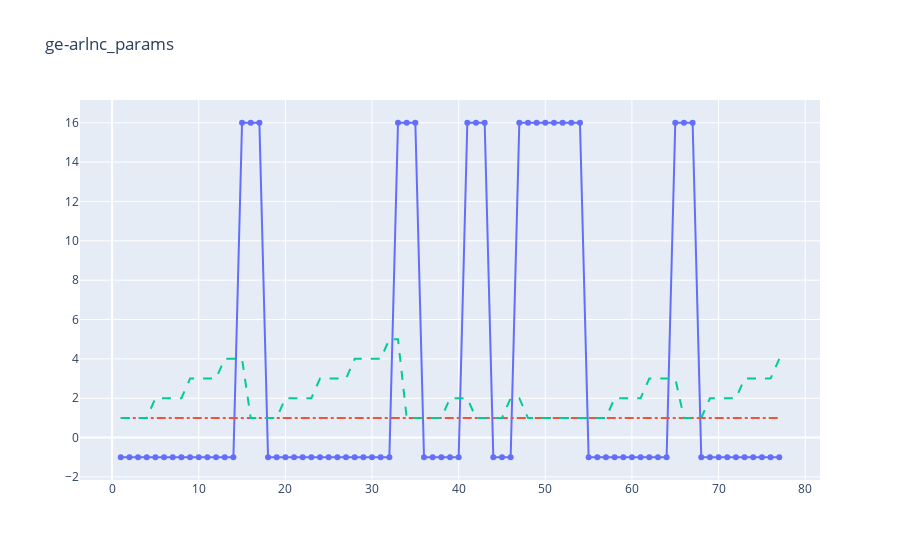
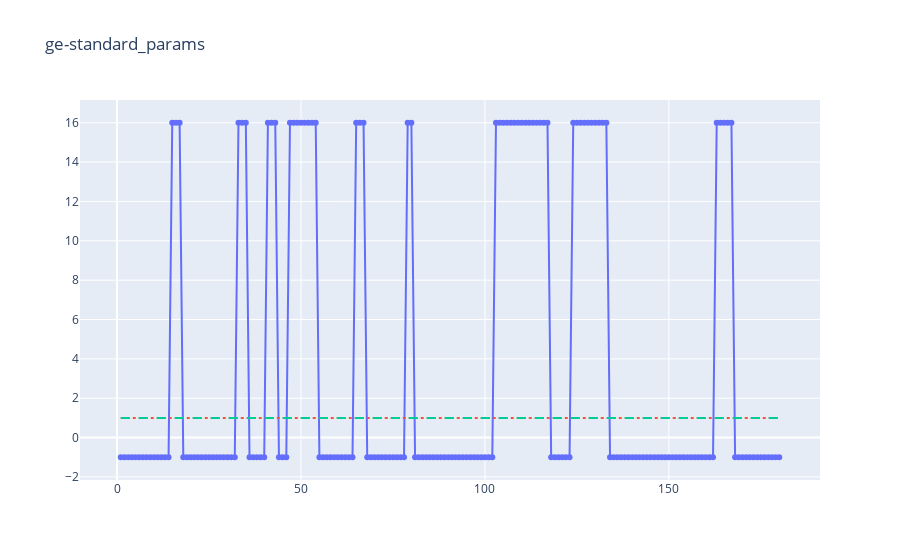
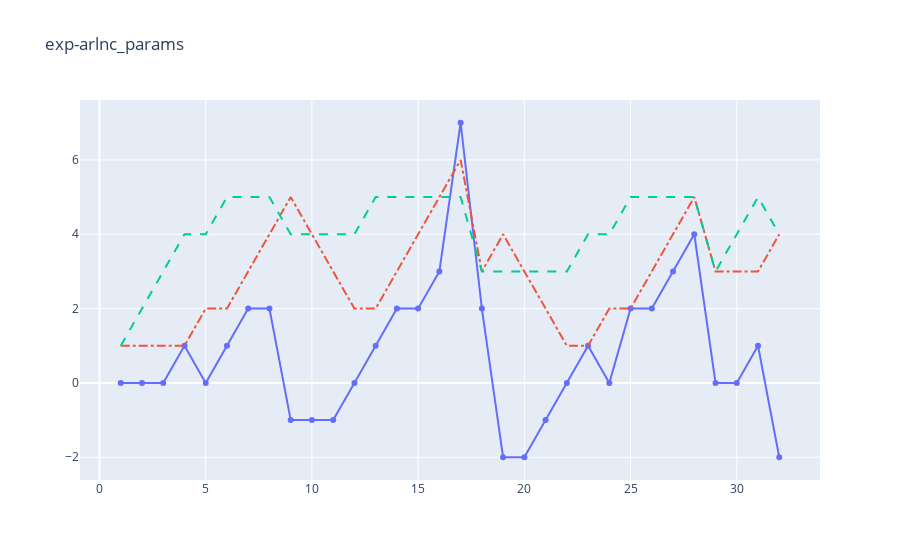
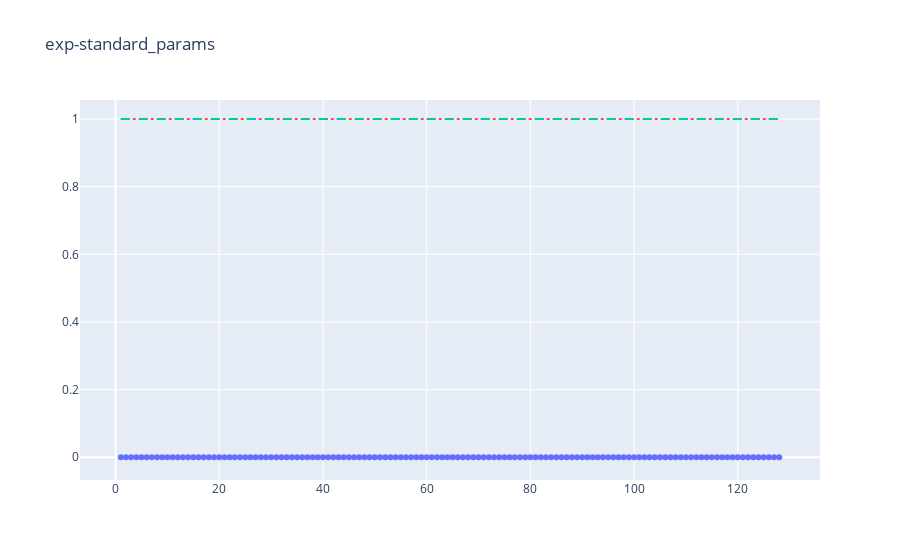

These figures' notebook cell, in order:
### Code cell
for index,sim in enumerate(sims):
    dataframe = sim[0]
    fig = go.Figure()
    name=dataframe.name+'_params'
    fig.update_layout(title_text=name,)


    fig.add_trace(go.Scatter(
        x=dataframe["time"],
        y=dataframe.query("type=='feedback'")["average feedback"],
        mode="lines+markers",
        name="Average feedback value",
        showlegend=False
    ))

    fig.add_trace(go.Scatter(
        x=dataframe["time"],
        y=dataframe.query("type=='send'")["redundancy"],
        line=dict( width=2, dash='dashdot'),
        name="Redundancy",
        showlegend=False
    ))
    
    fig.add_trace(go.Scatter(
        x=dataframe["time"],
        y=dataframe.query("type=='send'")["window size"],
        line=dict( width=2, dash='dash'),
        name="Generation window size",
        showlegend=False
    ))


    fig.show()
    fig.update_layout(title_text=None,
                      xaxis_title="Time",
                      yaxis_title="Value",
                      margin=dict(l=100, r=20, t=10, b=4),
                      font=dict(
                        family="New Times Roman",
                        size=20,
                    ))
    fig.write_image(figues_path+name+".pdf")

### Figure 1 — Plotly figure (JSON) as saved in the notebook; plotly's stock layout.template omitted (floating-point values rounded to 4 significant figures; data arrays with more than 128 entries replaced by an {"elided": "..."} marker saying what was removed)
{"data": [{"mode": "lines+markers", "name": "Average feedback value", "showlegend": false, "type": "scatter", "x": {"elided": "231 int values"}, "y": [-1, -1, -1, -1, -1, -1, -1, -1, -1, -1, -1, -1, -1, -1, 16, 16, 16, -1, -1, -1, -1, -1, -1, -1, -1, -1, -1, -1, -1, -1, -1, -1, 16, 16, 16, -1, -1, -1, -1, -1, 16, 16, 16, -1, -1, -1, 16, 16, 16, 16, 16, 16, 16, 16, -1, -1, -1, -1, -1, -1, -1, -1, -1, -1, 16, 16, 16, -1, -1, -1, -1, -1, -1, -1, -1, -1, -1]}, {"line": {"dash": "dashdot", "width": 2}, "name": "Redundancy", "showlegend": false, "type": "scatter", "x": {"elided": "231 int values"}, "y": [1, 1, 1, 1, 1, 1, 1, 1, 1, 1, 1, 1, 1, 1, 1, 1, 1, 1, 1, 1, 1, 1, 1, 1, 1, 1, 1, 1, 1, 1, 1, 1, 1, 1, 1, 1, 1, 1, 1, 1, 1, 1, 1, 1, 1, 1, 1, 1, 1, 1, 1, 1, 1, 1, 1, 1, 1, 1, 1, 1, 1, 1, 1, 1, 1, 1, 1, 1, 1, 1, 1, 1, 1, 1, 1, 1, 1]}, {"line": {"dash": "dash", "width": 2}, "name": "Generation window size", "showlegend": false, "type": "scatter", "x": {"elided": "231 int values"}, "y": [1, 1, 1, 1, 2, 2, 2, 2, 3, 3, 3, 3, 4, 4, 4, 1, 1, 1, 1, 2, 2, 2, 2, 3, 3, 3, 3, 4, 4, 4, 4, 5, 5, 1, 1, 1, 1, 1, 2, 2, 2, 1, 1, 1, 1, 2, 2, 1, 1, 1, 1, 1, 1, 1, 1, 1, 1, 2, 2, 2, 2, 3, 3, 3, 3, 1, 1, 1, 2, 2, 2, 2, 3, 3, 3, 3, 4]}], "layout": {"autosize": true, "title": {"text": "ge-arlnc_params"}, "xaxis": {"autorange": true, "range": [-3.608, 81.61], "type": "linear"}, "yaxis": {"autorange": true, "range": [-2.403, 17.4], "type": "linear"}}}

### Figure 2 — Plotly figure (JSON) as saved in the notebook; plotly's stock layout.template omitted (floating-point values rounded to 4 significant figures; data arrays with more than 128 entries replaced by an {"elided": "..."} marker saying what was removed)
{"data": [{"mode": "lines+markers", "name": "Average feedback value", "showlegend": false, "type": "scatter", "x": {"elided": "540 int values"}, "y": {"elided": "180 int values"}}, {"line": {"dash": "dashdot", "width": 2}, "name": "Redundancy", "showlegend": false, "type": "scatter", "x": {"elided": "540 int values"}, "y": {"elided": "180 int values"}}, {"line": {"dash": "dash", "width": 2}, "name": "Generation window size", "showlegend": false, "type": "scatter", "x": {"elided": "540 int values"}, "y": {"elided": "180 int values"}}], "layout": {"autosize": true, "title": {"text": "ge-standard_params"}, "xaxis": {"autorange": true, "range": [-9.853, 190.9], "type": "linear"}, "yaxis": {"autorange": true, "range": [-2.403, 17.4], "type": "linear"}}}

### Figure 3 — Plotly figure (JSON) as saved in the notebook; plotly's stock layout.template omitted (floating-point values rounded to 4 significant figures)
{"data": [{"mode": "lines+markers", "name": "Average feedback value", "showlegend": false, "type": "scatter", "x": [1, 2, 3, 4, 5, 6, 7, 8, 9, 10, 11, 12, 13, 14, 15, 16, 17, 18, 19, 20, 21, 22, 23, 24, 25, 26, 27, 28, 29, 30, 31, 32, 33, 34, 35, 36, 37, 38, 39, 40, 41, 42, 43, 44, 45, 46, 47, 48, 49, 50, 51, 52, 53, 54, 55, 56, 57, 58, 59, 60, 61, 62, 63, 64, 65, 66, 67, 68, 69, 70, 71, 72, 73, 74, 75, 76, 77, 78, 79, 80, 81, 82, 83, 84, 85, 86, 87, 88, 89, 90, 91, 92, 93, 94, 95, 96], "y": [0, 0, 0, 1, 0, 1, 2, 2, -1, -1, -1, 0, 1, 2, 2, 3, 7, 2, -2, -2, -1, 0, 1, 0, 2, 2, 3, 4, 0, 0, 1, -2]}, {"line": {"dash": "dashdot", "width": 2}, "name": "Redundancy", "showlegend": false, "type": "scatter", "x": [1, 2, 3, 4, 5, 6, 7, 8, 9, 10, 11, 12, 13, 14, 15, 16, 17, 18, 19, 20, 21, 22, 23, 24, 25, 26, 27, 28, 29, 30, 31, 32, 33, 34, 35, 36, 37, 38, 39, 40, 41, 42, 43, 44, 45, 46, 47, 48, 49, 50, 51, 52, 53, 54, 55, 56, 57, 58, 59, 60, 61, 62, 63, 64, 65, 66, 67, 68, 69, 70, 71, 72, 73, 74, 75, 76, 77, 78, 79, 80, 81, 82, 83, 84, 85, 86, 87, 88, 89, 90, 91, 92, 93, 94, 95, 96], "y": [1, 1, 1, 1, 2, 2, 3, 4, 5, 4, 3, 2, 2, 3, 4, 5, 6, 3, 4, 3, 2, 1, 1, 2, 2, 3, 4, 5, 3, 3, 3, 4]}, {"line": {"dash": "dash", "width": 2}, "name": "Generation window size", "showlegend": false, "type": "scatter", "x": [1, 2, 3, 4, 5, 6, 7, 8, 9, 10, 11, 12, 13, 14, 15, 16, 17, 18, 19, 20, 21, 22, 23, 24, 25, 26, 27, 28, 29, 30, 31, 32, 33, 34, 35, 36, 37, 38, 39, 40, 41, 42, 43, 44, 45, 46, 47, 48, 49, 50, 51, 52, 53, 54, 55, 56, 57, 58, 59, 60, 61, 62, 63, 64, 65, 66, 67, 68, 69, 70, 71, 72, 73, 74, 75, 76, 77, 78, 79, 80, 81, 82, 83, 84, 85, 86, 87, 88, 89, 90, 91, 92, 93, 94, 95, 96], "y": [1, 2, 3, 4, 4, 5, 5, 5, 4, 4, 4, 4, 5, 5, 5, 5, 5, 3, 3, 3, 3, 3, 4, 4, 5, 5, 5, 5, 3, 4, 5, 4]}], "layout": {"autosize": true, "title": {"text": "exp-arlnc_params"}, "xaxis": {"autorange": true, "range": [-0.8796, 33.88], "type": "linear"}, "yaxis": {"autorange": true, "range": [-2.743, 7.743], "type": "linear"}}}

### Figure 4 — Plotly figure (JSON) as saved in the notebook; plotly's stock layout.template omitted (floating-point values rounded to 4 significant figures; data arrays with more than 128 entries replaced by an {"elided": "..."} marker saying what was removed)
{"data": [{"mode": "lines+markers", "name": "Average feedback value", "showlegend": false, "type": "scatter", "x": {"elided": "384 int values"}, "y": [0, 0, 0, 0, 0, 0, 0, 0, 0, 0, 0, 0, 0, 0, 0, 0, 0, 0, 0, 0, 0, 0, 0, 0, 0, 0, 0, 0, 0, 0, 0, 0, 0, 0, 0, 0, 0, 0, 0, 0, 0, 0, 0, 0, 0, 0, 0, 0, 0, 0, 0, 0, 0, 0, 0, 0, 0, 0, 0, 0, 0, 0, 0, 0, 0, 0, 0, 0, 0, 0, 0, 0, 0, 0, 0, 0, 0, 0, 0, 0, 0, 0, 0, 0, 0, 0, 0, 0, 0, 0, 0, 0, 0, 0, 0, 0, 0, 0, 0, 0, 0, 0, 0, 0, 0, 0, 0, 0, 0, 0, 0, 0, 0, 0, 0, 0, 0, 0, 0, 0, 0, 0, 0, 0, 0, 0, 0, 0]}, {"line": {"dash": "dashdot", "width": 2}, "name": "Redundancy", "showlegend": false, "type": "scatter", "x": {"elided": "384 int values"}, "y": [1, 1, 1, 1, 1, 1, 1, 1, 1, 1, 1, 1, 1, 1, 1, 1, 1, 1, 1, 1, 1, 1, 1, 1, 1, 1, 1, 1, 1, 1, 1, 1, 1, 1, 1, 1, 1, 1, 1, 1, 1, 1, 1, 1, 1, 1, 1, 1, 1, 1, 1, 1, 1, 1, 1, 1, 1, 1, 1, 1, 1, 1, 1, 1, 1, 1, 1, 1, 1, 1, 1, 1, 1, 1, 1, 1, 1, 1, 1, 1, 1, 1, 1, 1, 1, 1, 1, 1, 1, 1, 1, 1, 1, 1, 1, 1, 1, 1, 1, 1, 1, 1, 1, 1, 1, 1, 1, 1, 1, 1, 1, 1, 1, 1, 1, 1, 1, 1, 1, 1, 1, 1, 1, 1, 1, 1, 1, 1]}, {"line": {"dash": "dash", "width": 2}, "name": "Generation window size", "showlegend": false, "type": "scatter", "x": {"elided": "384 int values"}, "y": [1, 1, 1, 1, 1, 1, 1, 1, 1, 1, 1, 1, 1, 1, 1, 1, 1, 1, 1, 1, 1, 1, 1, 1, 1, 1, 1, 1, 1, 1, 1, 1, 1, 1, 1, 1, 1, 1, 1, 1, 1, 1, 1, 1, 1, 1, 1, 1, 1, 1, 1, 1, 1, 1, 1, 1, 1, 1, 1, 1, 1, 1, 1, 1, 1, 1, 1, 1, 1, 1, 1, 1, 1, 1, 1, 1, 1, 1, 1, 1, 1, 1, 1, 1, 1, 1, 1, 1, 1, 1, 1, 1, 1, 1, 1, 1, 1, 1, 1, 1, 1, 1, 1, 1, 1, 1, 1, 1, 1, 1, 1, 1, 1, 1, 1, 1, 1, 1, 1, 1, 1, 1, 1, 1, 1, 1, 1, 1]}], "layout": {"autosize": true, "title": {"text": "exp-standard_params"}, "xaxis": {"autorange": true, "range": [-6.7, 135.7], "type": "linear"}, "yaxis": {"autorange": true, "range": [-0.08057, 1.057], "type": "linear"}}}
